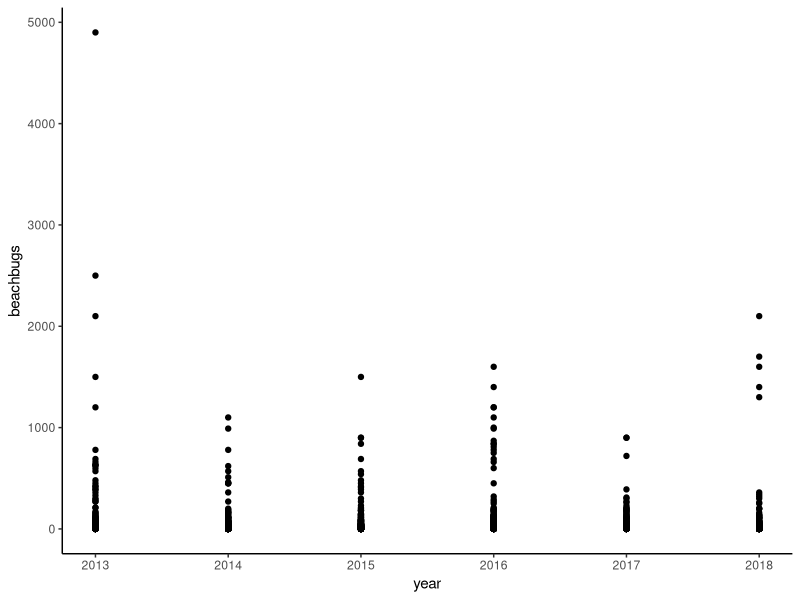
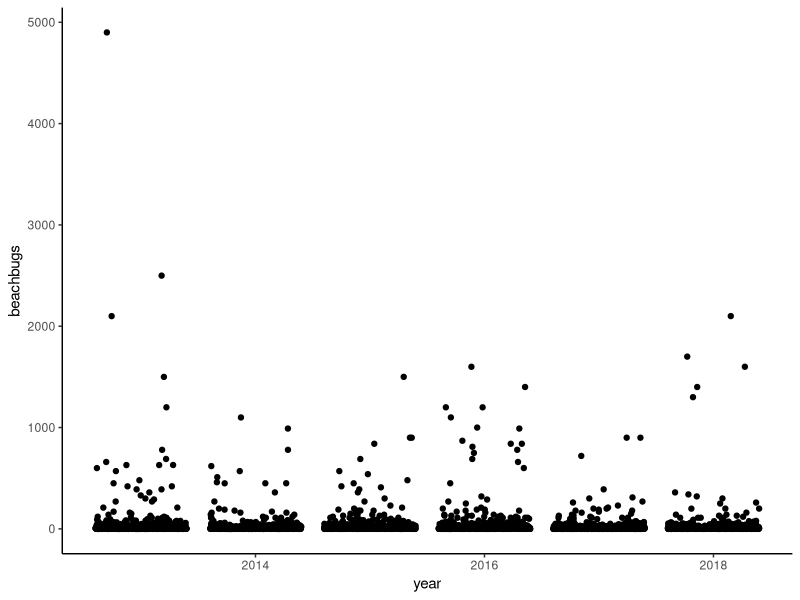
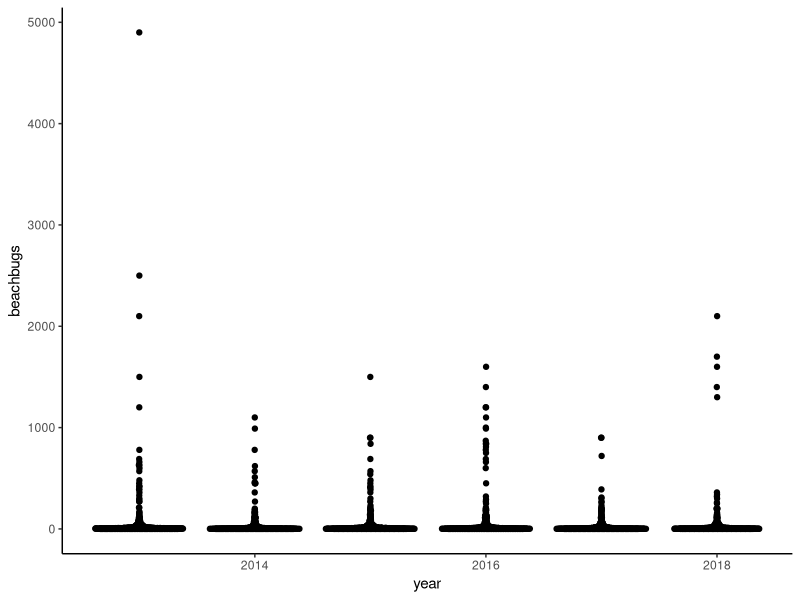
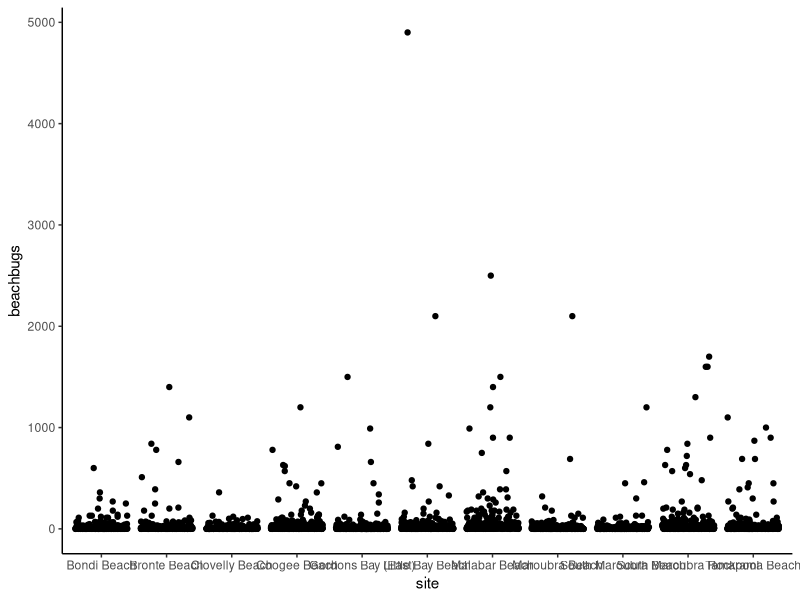
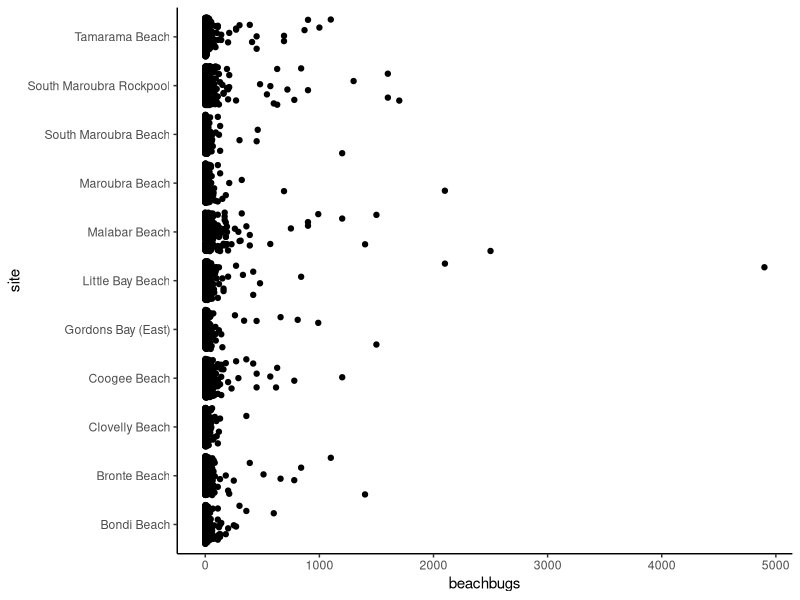
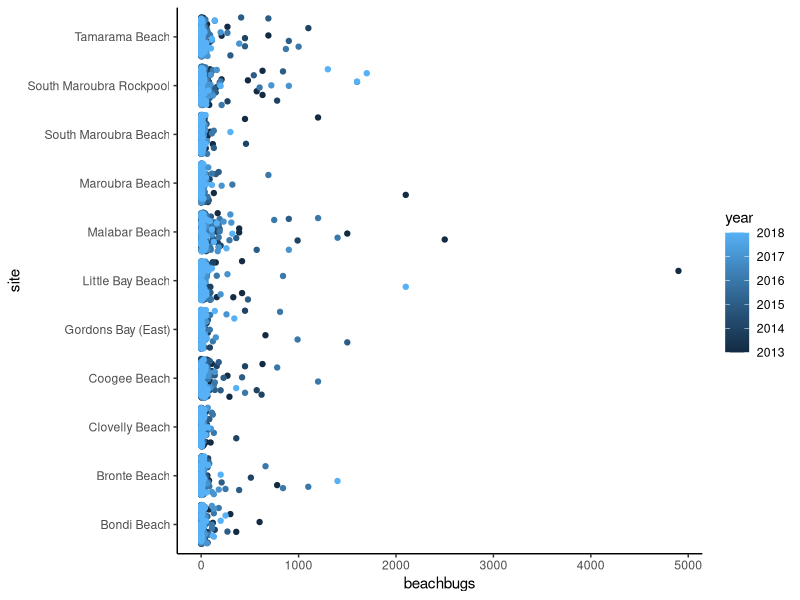
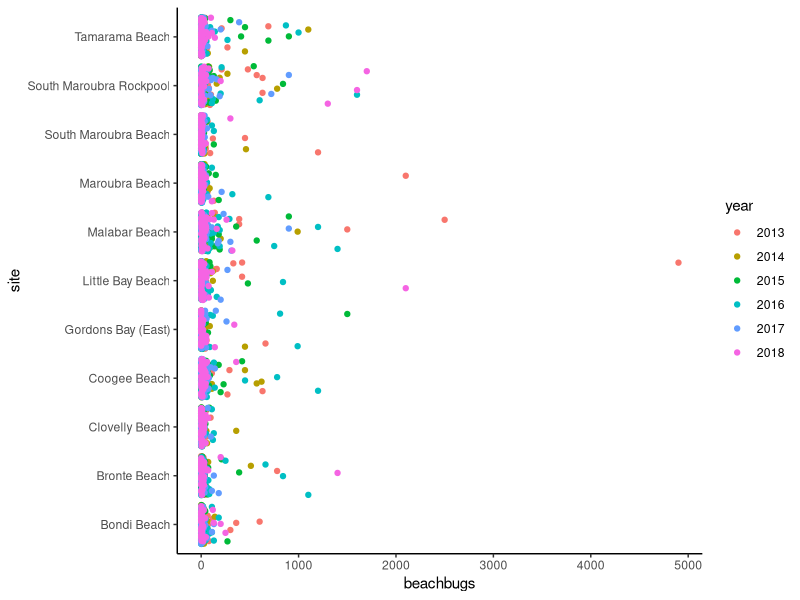
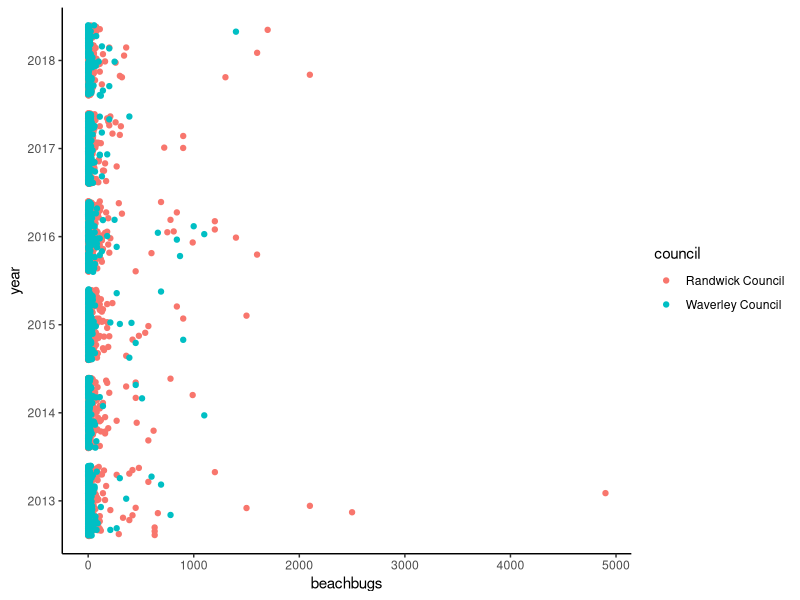

Write the R code that produced these figures, in order.
#load pkgs and data----

library(tidyverse)
library(here)
#ran in console--install.packages("ggbeeswarm")
library(ggbeeswarm)

#read in data
plotbeaches <- read.csv(here("Data", "cleanbeaches_new.csv"))

#to change default plot theme for entire script (default theme = theme_grey())
theme_set(theme_classic())

#to change plot colors using pallettes
library(RColorBrewer)

######## POINT/SCATTER PLOTS----

#INVESTIGATIVE QUESTION: what are the bug levels like from year to year?

#use ggplot to create point plot of beachbugs by year
plotbeaches %>% 
  ggplot(aes(x = year, y = beachbugs)) +
  geom_point()
# when x is cat var, plot will have bars of points for each cat


#get summary of how many obs there are per year
plotbeaches %>% 
  group_by(year) %>% 
  summarize(obs = n())



####### JITTER PLOT #######

# points with same value will be spread out horizontally

#create jitter plot of beachbugs by year
plotbeaches %>% 
  ggplot(aes
(x = year, y = beachbugs)) +
  geom_jitter()


############ QUASI-RANDOM PLOT #######

# beachbug data looks like upside down T--b/c most obs value near O

plotbeaches %>% 
  ggplot(aes(x = year, y = beachbugs)) +
  geom_quasirandom()



#plot buglevels by site
plotbeaches %>% 
  ggplot(aes(x = site, y = beachbugs)) +
  geom_jitter()


######## FLIP COORDINATES----

#use when labels on y-axis too crowded

#add command to above plot to flip x and y cordinates
plotbeaches %>% 
  ggplot(aes(x = site, y = beachbugs)) +
  geom_jitter() +
  coord_flip()


######## COLORIZE DATA POINTS (REP 3RD VAR)----

#INVESTIGATIVE QUESTION: from our last plots, doesn't look like any change in bug levels across all beaches from year to year. is there any change wrt particular beaches?

plotbeaches %>% 
  ggplot(aes(x = site, y = beachbugs, color = year)) +
  geom_jitter() +
  coord_flip()
#plot not look as expected b/c year is being treated as continuous var. 

#change dtype

#glimpse to check var dtypes
glimpse(plotbeaches)

#permanetly change year dtype from int to factor
plotbeaches$year <- as.factor(plotbeaches$year)

#glimpse to verify change
glimpse(plotbeaches)

#re-plot data, x=site, y=bugs, color=year
plotbeaches %>% 
  ggplot(aes(x = site, y = beachbugs, color = year)) +
  geom_jitter() +
  coord_flip()

#see council perform ovr time: x=site, y=bugs, color=year
plotbeaches %>% 
  ggplot(aes(x = year, y = beachbugs, color = council)) +
  geom_jitter() +
  coord_flip()


######## OMIT NAs----

#remove NAs to stop warning message about removing obs w/ NA

#re-plot council perform ovr time w/ month
plotbeaches %>% 
  na.omit() %>% 
  ggplot(aes(x = month, y = beachbugs, color = council)) +
  geom_jitter() +
  coord_flip()



####### PLOT GRIDS w/ FACET_WRAP----

#use facet_wrap to create grids of multiple side-by-side plots to represent additional vars

#clk zoom in plot panel to see bigger window of plot grid


plotbeaches %>% 
  na.omit() %>% 
  ggplot(aes(x = year, y = beachbugs)) +
  geom_jitter() +
  facet_wrap(~ site)

#use color and facet_wrap to rep 3rd and 4th vars
plotbeaches %>% 
  na.omit() %>% 
  ggplot(aes(x = year, y = beachbugs, color = month)) +
  geom_jitter() +
  facet_wrap(~site)

#change month dtype to factor
plotbeaches$month <- as.factor(plotbeaches$month)

#re-run plot
plotbeaches %>% 
  na.omit() %>% 
  ggplot(aes(x = year, y = beachbugs, color = month)) +
  geom_jitter() +
  facet_wrap(~site)


######## FILTER DATA THEN PLOT----

#plot only obs if beachbugs is less than 1,000
plotbeaches %>% 
  na.omit() %>% 
  filter(beachbugs < 1000) %>% 
  ggplot(aes(x=year, y=beachbugs, color=site)) +
  geom_jitter() +
  facet_wrap(~site)

#plot obs for cogee and bondi where bugs < 1,000
plotbeaches %>% 
  na.omit() %>% 
  filter(beachbugs < 1000) %>% 
  filter(site %in% c("Coogee Beach", "Bondi Beach")) %>% 
  ggplot(aes(x=year, y=beachbugs, color=site)) +
  geom_jitter() +
  facet_wrap(~site)



########### SAVE PLOT----

#option 1: use export button in plots pane

#option 2: use ggsave and here
ggsave(here("output", "coogee_bondi.png"))



######## GGPLOT HISTOGRAMS----

#create hist of beach sites (categorical var)
plotbeaches %>% 
  na.omit() %>% 
  ggplot(aes(x=site))+
  geom_histogram(stat = "count")

#create histogram of # of obs per council
plotbeaches %>% 
  na.omit() %>% 
  ggplot(aes(x=council))+
  geom_histogram(stat="count")

#create histogram to compare # of obs that were buggier than avg for that site
plotbeaches %>% 
  na.omit() %>% 
  ggplot(aes(x=buggier_site))+
  geom_histogram(stat="count")

#create histogram to compare # of obs that were buggier than avg for all sites
plotbeaches %>% 
  na.omit() %>% 
  ggplot(aes(x=buggier_all))+
  geom_histogram(stat="count")


######## BASE GRAPHICS HIST #######

#can use for var  with numeric values 
hist(plotbeaches$beachbugs)



####### ALTER BINWIDTH #########
plotbeaches %>% 
  na.omit() %>% 
  filter(site == "Coogee Beach",
         year == "2018", 
         logbeachbugs > 0) %>% 
  ggplot(aes(x = logbeachbugs)) +
  geom_histogram(binwidth = 0.5)


######### BOX AND VIOLIN PLOTS----

#create box plot of bugs by year
plotbeaches %>% 
  na.omit() %>% 
  ggplot(aes(x=year, y=beachbugs))+
  geom_boxplot()
#can't see boxes b/c outliers/distribution not normal, fix using log transformed beachbugs var. we created in earlier lesson


#re-plot using log tranformed beachbugs var
plotbeaches %>% 
  na.omit() %>% 
  ggplot(aes(x=year, y=logbeachbugs))+
  geom_boxplot()

#re-plot as violin plot
plotbeaches %>% 
  na.omit() %>% 
  ggplot(aes(x=year, y=logbeachbugs))+
  geom_violin()

#re-plot filtering for obs that are greater than mean of beachbugs for that site (meanbugs is true)
plotbeaches %>% 
  na.omit() %>% 
  filter(buggier_site == "TRUE") %>% 
  ggplot(aes(x=year, y=logbeachbugs))+
  geom_violin()

#re-plot with facet for each site
plotbeaches %>% 
  na.omit() %>% 
  filter(buggier_site=="TRUE") %>% 
  ggplot(aes(x=year, y=logbeachbugs))+
  geom_violin()+
  facet_wrap(~site)



######## COLOR OPTIONS ######

#re-plot adding color to violin outlines
plotbeaches %>% 
  na.omit() %>% 
  filter(buggier_site == "TRUE") %>% 
  ggplot(aes(x=year, y=logbeachbugs, color=site))+
  geom_violin()+
  facet_wrap(~site)

#re-plot adding color to fill violins
plotbeaches %>% 
  na.omit() %>% 
  filter(buggier_site == "TRUE") %>% 
  ggplot(aes(x=year, y=logbeachbugs, color=site, fill=site))+
  geom_violin()+
  facet_wrap(~site)

#re-plot filling color by year
plotbeaches %>% 
  na.omit() %>% 
  filter(buggier_site == "TRUE") %>% 
  ggplot(aes(x=year, y=logbeachbugs, color=year, fill=year))+
  geom_violin()+
  facet_wrap(~site)



########## COMBO PLOTS #########

#it is also possible to layer different types of geom plots of top of one another to convey more information

#combo box and point of logbeachbugs by site, color =year
plotbeaches %>% 
  filter(buggier_site == "TRUE") %>% 
  ggplot(aes(x = site, y = logbeachbugs)) +
  geom_boxplot() +
  geom_point(aes(color = year)) +
  coord_flip()


# combo violin and quasi-random of logbeaches by year at Clovelly beach
plotbeaches %>% 
  filter(site == "Clovelly Beach") %>% 
  ggplot(aes(x= year, y = logbeachbugs)) +
  geom_violin() +
  geom_quasirandom(aes(color = buggier_site))


######## BAR % COLUMN PLOTS ########
 
#to plot the frequency/count of a single var use geom_bar--ggplot will assume you want counts if you just tell ggplot what var to use on the x-axis. To create bar chart using 2 vars use geom_col

#plot number of observation per year at each site
plotbeaches %>% 
  na.omit() %>% 
  ggplot(aes(x = year)) + 
  geom_bar() +
  facet_wrap(~site)

#plot beachbugs by year
plotbeaches %>% 
  na.omit() %>%
  ggplot(aes(x = year, y = beachbugs)) +
  geom_col()

#check sum of beachbugs by year to check what values are being represented on y-axis in the above plot
plotbeaches %>% 
  na.omit() %>% 
  group_by(year) %>% 
  summarise(total_bugs = sum(beachbugs))

#to plot beachbugs each year for each site
plotbeaches %>% 
  na.omit() %>% 
  ggplot(aes(x = year, y = beachbugs)) +
  geom_col() +
  facet_wrap(~site)



####### PLOT SUMMARY STATS #########

#to plot a summary stat along the y axis, calculate the summary stat then pipe it into ggplot

#create sub-plots of each site, showing the mean of beachbugs each year for that site
plotbeaches %>% 
  na.omit() %>%
  group_by(year, site) %>% 
  summarise(meanbugs = mean(beachbugs)) %>% 
  ggplot(aes(x = year, y = meanbugs)) +
  geom_col() + 
  facet_wrap(~ site)
#adding facet wrap didn't work 1st time b/c had grouped by year only, had to group by year and site to have meanbugs by year for each site before i could plot that info using facet_wrap. 



######## ADD ERROR BARS #######

# to add error bars to a plot showing summary stat (e.g. mean) you first do a summmarise to get the mean, std, count(n = n(), and standard error) then you pipe that into a geom_col plot and add a geom_error plot
plotbeaches %>% 
  na.omit() %>% 
  group_by(site) %>% 
  summarise(mean = mean(beachbugs),
            sd = sd(beachbugs),
            n = n(),
            stderr = sd/sqrt(n)) %>% 
  ggplot(aes(x = site, y = mean)) +
  geom_col() +  #to make the bars
  coord_flip() +   # to make x-axis labels readable
  geom_errorbar(aes(x = site, ymin = mean-stderr, ymax = mean+stderr)) 
#last line add the error bars to the top/end of each column


########## PLOT CORRELATIONS #######

# added weather data b/c not 2 vars that might be corelated in the beachbugs data, so add weather data to see if beachbug levels are correlated with weather
raintemp <- read.csv(here("Data", "rain_temp_beachbugs.csv"))

#to plot correlation b/t vars, create scatter plot (geom_point) and add a geom_smooth layer to show a best fit regeression line with shaded error area around line

#plot rain levels (x) and bug levels (y)
raintemp %>% 
  ggplot(aes(x = rain_mm, y = beachbugs)) +
  geom_point()


#add a best fit regression line through the data
raintemp %>%
  filter(beachbugs > 500) %>% 
  ggplot(aes(x=rain_mm, y = beachbugs)) +
  geom_point() +
  geom_smooth()
#filtered out obs. with beachbug values below 500 to make regression line through data easier to see--would not typically do that in a real project


#colorize points to represent temp var on the above plot
raintemp %>% 
  filter(beachbugs > 500) %>% 
  ggplot(aes(x = rain_mm, y = beachbugs, color = temp_airport)) +
  geom_point() +
  geom_smooth()



########## CHANGE BACKGROUND ########

# the default bckgrd (light grey w/ grid lines) is theme_grey

#to change background of all plots in your script add theme_set(name_of_prefered_theme()) to the top of your script


#to change bckgrd of single plot add theme_set() line to ggplot code
raintemp %>% 
  filter(beachbugs > 500) %>% 
  ggplot(aes(x = rain_mm, y = beachbugs, color = temp_airport)) +
  geom_point() +
  geom_smooth() +
  theme_set(theme_classic())




###################### CHANGE COLORS----

# 2 options: add another layer to scale_color_gradient, option 2: use palettes (pkg RColorBrewer) and scale_color_distiller. there are many more scale_color options available. 

#change data point colors so cold temps are blue and high temps are red using option 1
raintemp %>% 
  filter(beachbugs > 500) %>% 
  ggplot(aes(x = rain_mm, y = beachbugs, color = temp_airport)) +
  geom_point() +
  geom_smooth() +
  theme_set(theme_classic()) +
  scale_color_gradient(low = "blue", high = "red")

#set color using option 2 (requires pkg RColorBrewer)
#to show names of available color palettes 
display.brewer.all()


raintemp %>% 
  filter(beachbugs > 500) %>% 
  ggplot(aes(x = rain_mm, y = beachbugs, color = temp_airport)) +
  geom_point() +
  geom_smooth() +
  theme_set(theme_classic()) +
  scale_color_distiller(palette = "RdYlBu")

#when using color to represent discrete/categorical vars use scale_color_brewer
plotbeaches %>% 
  na.omit() %>% 
  ggplot(aes(x = year, y = beachbugs, color = year)) +
  geom_col() +
  facet_wrap(~site) +
  scale_color_brewer(palette = "Set2")
#this plot required changing dtype of year var to factor before it would execute, using color to represent year doesn't make sense in this plot. 




########## ADD TITLES & LABELS ########

raintemp %>% 
  filter(beachbugs > 500) %>% 
  ggplot(aes(x = rain_mm, 
             y = beachbugs, 
             color = temp_airport)) +
  geom_point() +
  geom_smooth() +
  theme_set(theme_classic()) +
  scale_color_distiller(palette = "RdYlBu") +
  labs(title = "Plot Showing How Beachbug Levels Vary \n by  Rainfall and Temperature \nat Australian Beaches `2014-2018",
       subtitle = "eccocenti levels",
       caption = "https://rladiessydney.org/courses/ryouwithme/03-vizwhiz-4/",
       x  = "Amount of Rainfall (mm)",
       y= "Bug Level (count)")



############## ADD A GIF ###########

#see instructionis in vizwiz 5 from RLadies Sydney
# https://rladiessydney.org/courses/ryouwithme/03-vizwhiz-5/




























